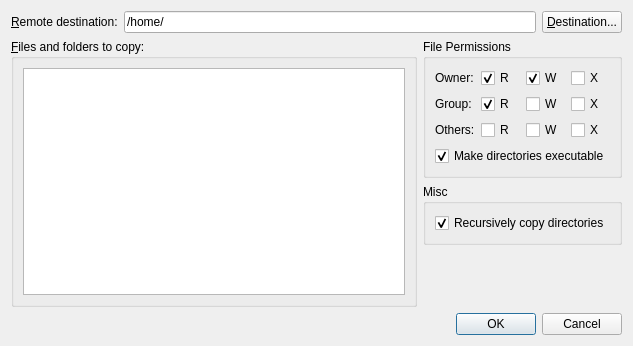
<ui version="4.0" >
 <class>FileTransfer</class>
 <widget class="QDialog" name="FileTransfer" >
  <property name="geometry" >
   <rect>
    <x>0</x>
    <y>0</y>
    <width>633</width>
    <height>346</height>
   </rect>
  </property>
  <property name="windowTitle" >
   <string>Remote Destination Settings</string>
  </property>
  <property name="windowIcon" >
   <iconset resource="../icons.qrc" >:/icons/icon.svg</iconset>
  </property>
  <layout class="QVBoxLayout" >
   <item>
    <layout class="QHBoxLayout" >
     <item>
      <widget class="QLabel" name="label" >
       <property name="text" >
        <string>&amp;Remote destination:</string>
       </property>
       <property name="buddy" >
        <cstring>m_destination</cstring>
       </property>
      </widget>
     </item>
     <item>
      <widget class="QLineEdit" name="m_destination" >
       <property name="text" >
        <string>/home/</string>
       </property>
      </widget>
     </item>
     <item>
      <widget class="QPushButton" name="m_chooseLocationBtn" >
       <property name="text" >
        <string>&amp;Destination...</string>
       </property>
      </widget>
     </item>
    </layout>
   </item>
   <item>
    <layout class="QHBoxLayout" >
     <item>
      <widget class="QGroupBox" name="groupBox_2" >
       <property name="title" >
        <string>&amp;Files and folders to copy:</string>
       </property>
       <layout class="QVBoxLayout" >
        <property name="spacing" >
         <number>0</number>
        </property>
        <property name="leftMargin" >
         <number>9</number>
        </property>
        <property name="topMargin" >
         <number>9</number>
        </property>
        <property name="rightMargin" >
         <number>9</number>
        </property>
        <property name="bottomMargin" >
         <number>9</number>
        </property>
        <item>
         <widget class="QListWidget" name="m_transferList" />
        </item>
       </layout>
      </widget>
     </item>
     <item>
      <layout class="QVBoxLayout" >
       <item>
        <widget class="QGroupBox" name="groupBox" >
         <property name="title" >
          <string>File Permissions</string>
         </property>
         <layout class="QGridLayout" >
          <item row="0" column="0" >
           <widget class="QLabel" name="label_2" >
            <property name="text" >
             <string>Owner:</string>
            </property>
           </widget>
          </item>
          <item row="0" column="1" >
           <widget class="QCheckBox" name="m_ownerRead" >
            <property name="toolTip" >
             <string>Toggle read permission</string>
            </property>
            <property name="text" >
             <string>R</string>
            </property>
            <property name="checked" >
             <bool>true</bool>
            </property>
           </widget>
          </item>
          <item row="0" column="2" >
           <widget class="QCheckBox" name="m_ownerWrite" >
            <property name="toolTip" >
             <string>Toggle write permission</string>
            </property>
            <property name="text" >
             <string>W</string>
            </property>
            <property name="checked" >
             <bool>true</bool>
            </property>
           </widget>
          </item>
          <item row="0" column="3" >
           <widget class="QCheckBox" name="m_ownerExecute" >
            <property name="toolTip" >
             <string>Toggle execute permission</string>
            </property>
            <property name="text" >
             <string>X</string>
            </property>
           </widget>
          </item>
          <item row="1" column="0" >
           <widget class="QLabel" name="label_3" >
            <property name="text" >
             <string>Group:</string>
            </property>
           </widget>
          </item>
          <item row="1" column="1" >
           <widget class="QCheckBox" name="m_groupRead" >
            <property name="toolTip" >
             <string>Toggle read permission</string>
            </property>
            <property name="text" >
             <string>R</string>
            </property>
            <property name="checked" >
             <bool>true</bool>
            </property>
           </widget>
          </item>
          <item row="1" column="2" >
           <widget class="QCheckBox" name="m_groupWrite" >
            <property name="toolTip" >
             <string>Toggle write permission</string>
            </property>
            <property name="text" >
             <string>W</string>
            </property>
           </widget>
          </item>
          <item row="1" column="3" >
           <widget class="QCheckBox" name="m_groupExecute" >
            <property name="toolTip" >
             <string>Toggle execute permission</string>
            </property>
            <property name="text" >
             <string>X</string>
            </property>
           </widget>
          </item>
          <item row="2" column="0" >
           <widget class="QLabel" name="label_4" >
            <property name="text" >
             <string>Others:</string>
            </property>
           </widget>
          </item>
          <item row="2" column="1" >
           <widget class="QCheckBox" name="m_othersRead" >
            <property name="toolTip" >
             <string>Toggle read permission</string>
            </property>
            <property name="text" >
             <string>R</string>
            </property>
           </widget>
          </item>
          <item row="2" column="2" >
           <widget class="QCheckBox" name="m_othersWrite" >
            <property name="toolTip" >
             <string>Toggle write permission</string>
            </property>
            <property name="text" >
             <string>W</string>
            </property>
           </widget>
          </item>
          <item row="2" column="3" >
           <widget class="QCheckBox" name="m_othersExecute" >
            <property name="toolTip" >
             <string>Toggle execute permission</string>
            </property>
            <property name="text" >
             <string>X</string>
            </property>
           </widget>
          </item>
          <item row="3" column="0" colspan="4" >
           <widget class="QCheckBox" name="m_makeDirsExecutable" >
            <property name="text" >
             <string>Make directories executable</string>
            </property>
            <property name="checked" >
             <bool>true</bool>
            </property>
           </widget>
          </item>
         </layout>
        </widget>
       </item>
       <item>
        <widget class="QGroupBox" name="groupBox_3" >
         <property name="title" >
          <string>Misc</string>
         </property>
         <layout class="QVBoxLayout" >
          <item>
           <widget class="QCheckBox" name="m_recursivelyCopyFolders" >
            <property name="text" >
             <string>Recursively copy directories</string>
            </property>
            <property name="checked" >
             <bool>true</bool>
            </property>
           </widget>
          </item>
         </layout>
        </widget>
       </item>
       <item>
        <spacer>
         <property name="orientation" >
          <enum>Qt::Vertical</enum>
         </property>
         <property name="sizeHint" >
          <size>
           <width>20</width>
           <height>40</height>
          </size>
         </property>
        </spacer>
       </item>
      </layout>
     </item>
    </layout>
   </item>
   <item>
    <layout class="QHBoxLayout" >
     <item>
      <spacer>
       <property name="orientation" >
        <enum>Qt::Horizontal</enum>
       </property>
       <property name="sizeHint" >
        <size>
         <width>40</width>
         <height>20</height>
        </size>
       </property>
      </spacer>
     </item>
     <item>
      <widget class="QDialogButtonBox" name="m_btnBox" >
       <property name="orientation" >
        <enum>Qt::Horizontal</enum>
       </property>
       <property name="standardButtons" >
        <set>QDialogButtonBox::Cancel|QDialogButtonBox::NoButton|QDialogButtonBox::Ok</set>
       </property>
      </widget>
     </item>
    </layout>
   </item>
  </layout>
 </widget>
 <resources>
  <include location="../icons.qrc" />
 </resources>
 <connections>
  <connection>
   <sender>m_btnBox</sender>
   <signal>rejected()</signal>
   <receiver>FileTransfer</receiver>
   <slot>reject()</slot>
   <hints>
    <hint type="sourcelabel" >
     <x>611</x>
     <y>276</y>
    </hint>
    <hint type="destinationlabel" >
     <x>286</x>
     <y>274</y>
    </hint>
   </hints>
  </connection>
  <connection>
   <sender>m_btnBox</sender>
   <signal>accepted()</signal>
   <receiver>FileTransfer</receiver>
   <slot>accept()</slot>
   <hints>
    <hint type="sourcelabel" >
     <x>543</x>
     <y>270</y>
    </hint>
    <hint type="destinationlabel" >
     <x>157</x>
     <y>274</y>
    </hint>
   </hints>
  </connection>
 </connections>
</ui>
